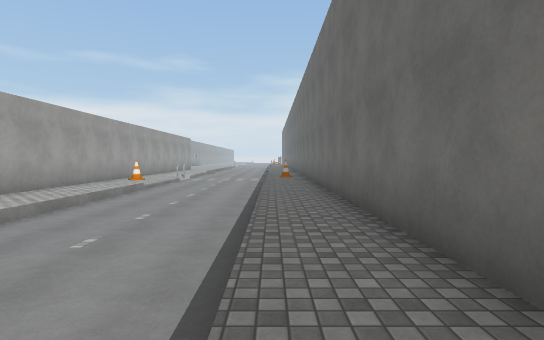
View 1 (above)

22 first-person views from a walk through a Unity game level. The camera is 1.4 m above the floor, tilts 2° down and sees 80° across. The floor is counted in squares, 2 m on a side. Each view is taken from the middle of a square. On the plan, view 1 faces up. The plan holds only what a view shows up to about 10 squares ahead; the rest is blank. The place goes on beyond the plan. The player character is not drawn. Some surface patterns are stand-ins.

View 2
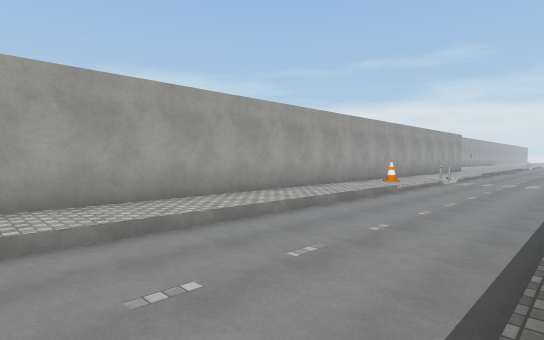

View 3
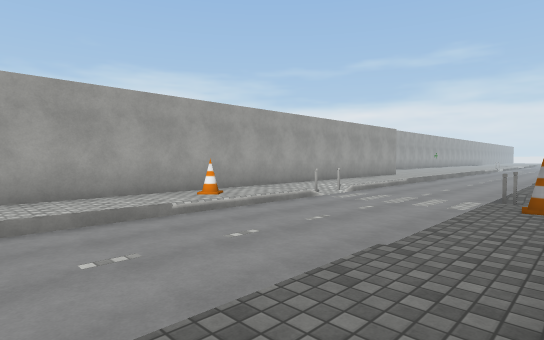

View 4
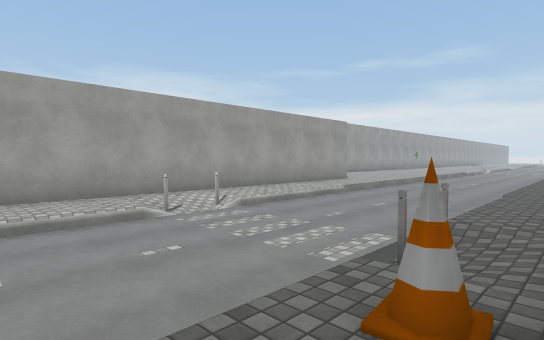

View 5
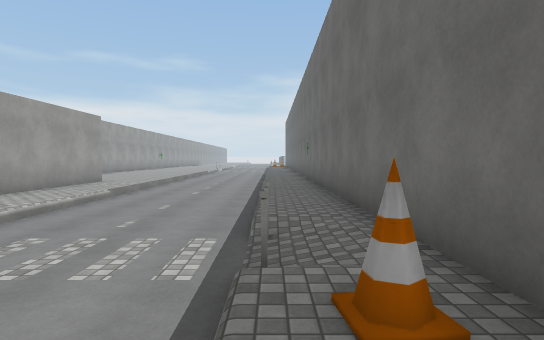

View 6
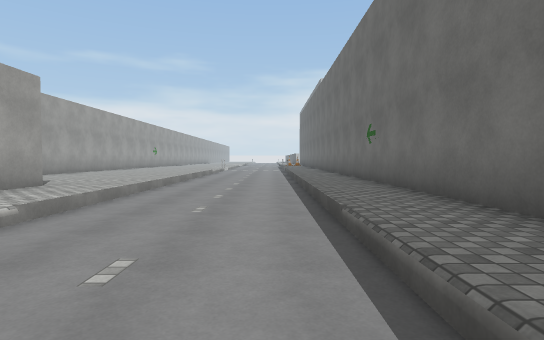

View 7
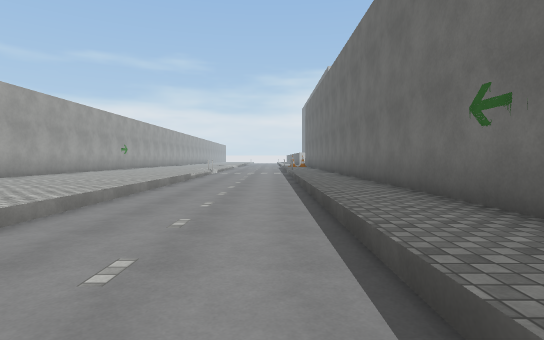

View 8
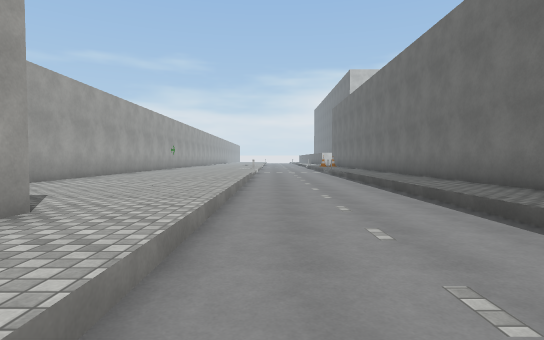

View 9
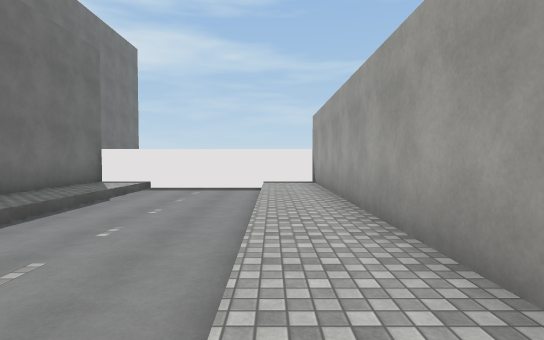

View 10
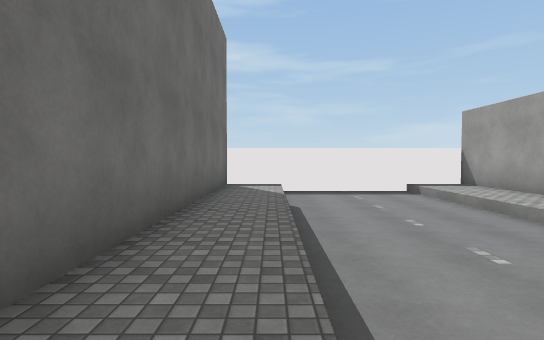

View 11
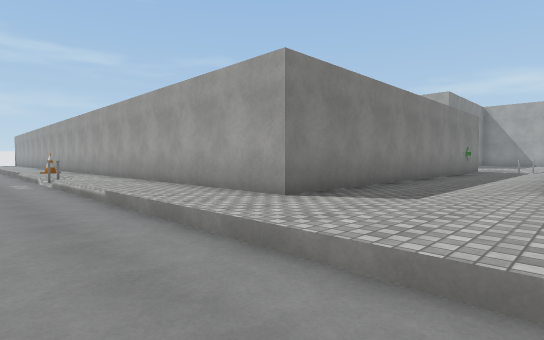

View 12
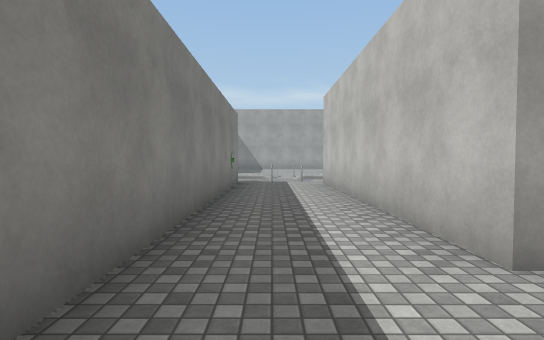

View 13
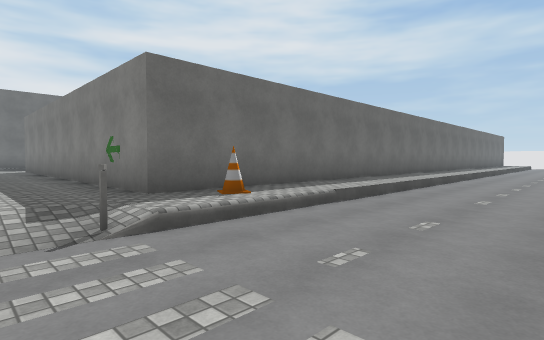

View 14
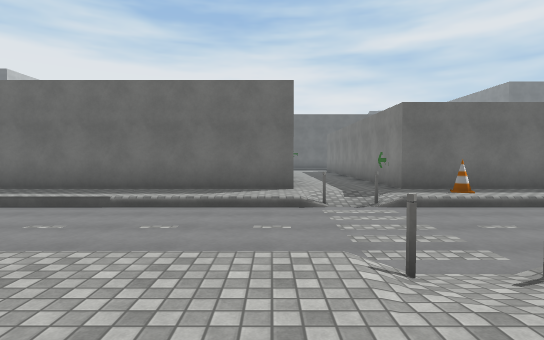

View 15
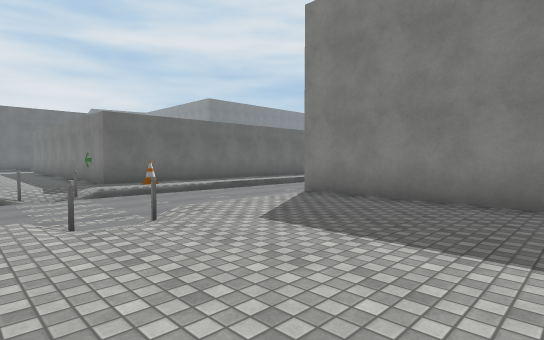

View 16
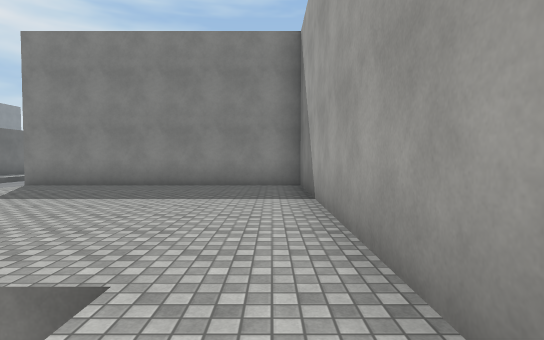

View 17
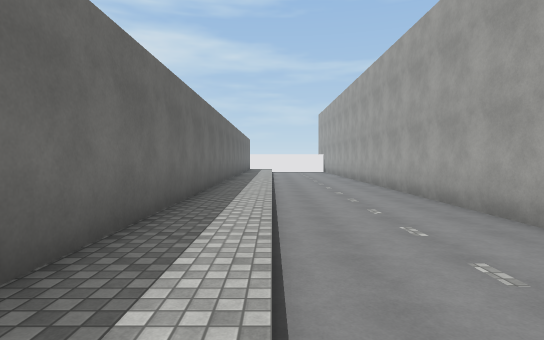

View 18
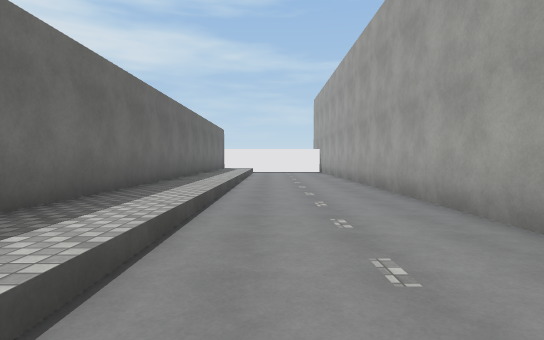

View 19
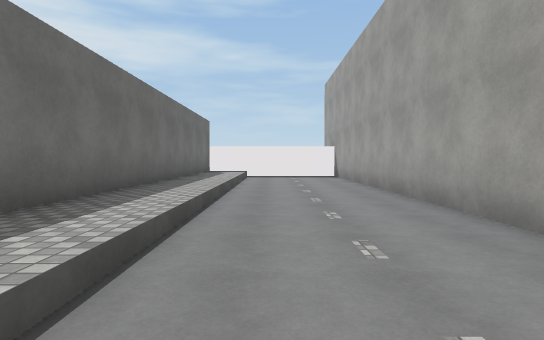

View 20
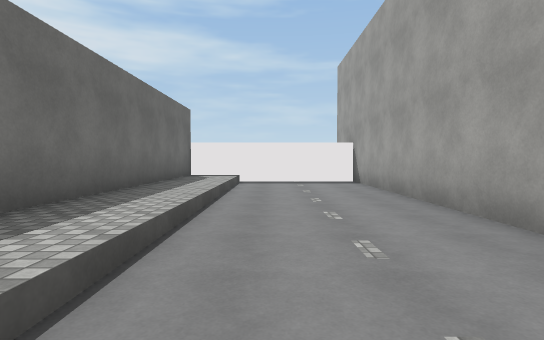

View 21
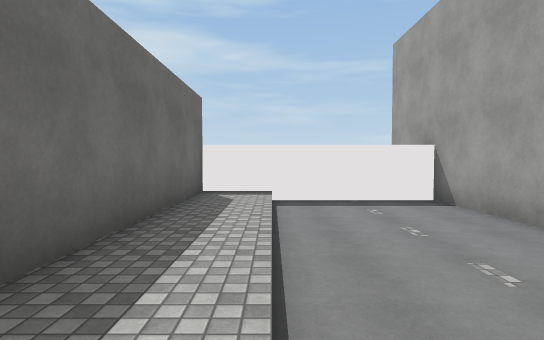

View 22
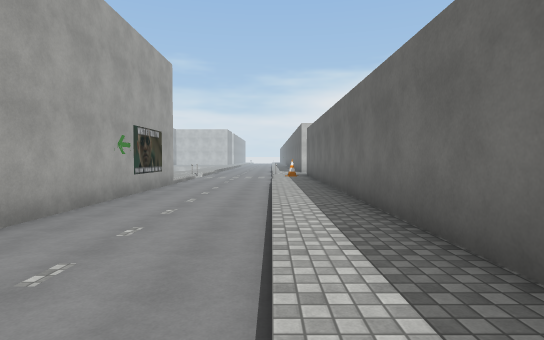

### Floor plan
Key: @ floor where view 1 was taken; # wall or solid block; . main floor; - floor 0.5 m lower than the main floor; / step, stairs or slope; = window, fence, low wall or low ledge; C cone.
Columns run from 28 left of view 1 to 2 right of it. Each row starts with its distance up from view 1.
 29            /.#      #....---..#
 28          --/.#      #....---..#
 27  .      ---/.#      #....---..#
 26 #.     .---..#      #....---..#
 25 #...  ..---..#      #....---..#
 24 #.......---..########....---..#
 23 #......#---//............---..#
 22 #......#---//............---..=
 21 #.......---..==########..---..#
 20 #.......---.C##       #..---..#
 19 #.......---/.#        #..---..#
 18 ########---/.#        #..---..#
 17        #---/.#        #..---..#
 16        #---/.#        #..---..#
 15        #---/.#        #./---/.#
 14        #---/.#        #./---/.#
 13        #---/.#        #./---/.#
 12        #---/.#        #..---.C
 11        #---/.#        #.C---..
 10        #---/.#        #..---..#
  9        #---/.#        #..---..#
  8        #---/.#        #..---..#
  7        #---/.#        #..---..#
  6        #---/.#        #..---..#
  5        #---/.#        #..---..#
  4        #---/.#        #..---..#
  3        #---/.#        #..---..#
  2        #---/.#        #..---..#
  1        #---/.#        #..---..#
  0        #---/.#        #..---@.#
 -1        #---/.#        #..---..#
 -2        #---/.#        #..---..#
 -3        #---/.#        #..---..#
 -4        #######        #########

Positions as (right, up) in squares from view 1, and headings:
1: (0, 0), facing up
2: (0, 1), facing up-left
3: (1, 7), facing up-left
4: (1, 11), facing up-left
5: (0, 11), facing up
6: (-1, 15), facing up
7: (-1, 19), facing up
8: (-3, 18), facing up
9: (-4, 6), facing down
10: (0, 5), facing down
11: (-2, 24), facing down-left
12: (-6, 22), facing left
13: (-20, 23), facing down-right
14: (-23, 24), facing right
15: (-25, 24), facing down-right
16: (-27, 27), facing down
17: (-17, 18), facing down
18: (-18, 13), facing down
19: (-18, 9), facing down
20: (-18, 6), facing down
21: (-17, 3), facing down
22: (-17, 7), facing up
